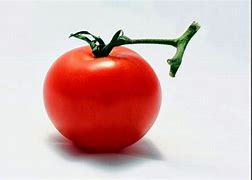
%> input picture data/uji1.jpg, 252 x 180 px
$ octave perhitungan.m   (GNU Octave 9; MATLAB toolbox functions it lacks are replaced by stand-ins)
%> lines starting %> are read from the running program, lines starting %| are printed output that depends on the picture; long printed decimals are rounded
clear
clc
close all

%Menghitung nilai HIS
A= imread ('uji1.jpg');
%> A is the input picture: size 180x252x3 uint8; mean R, G, B 215.2, 181.5, 179.9
RGB = im2double(A);
Red= RGB(:,:,1);
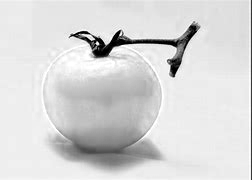
%> Red: size 180x252 double; min 0, max 1, mean 0.844
Green= RGB(:,:,2);
Blue= RGB(:,:,3);
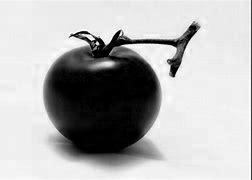
%> Blue: size 180x252 double; min 0, max 1, mean 0.706
%Nilai Hue
atas=1/2*((Red-Green)+(Red-Blue));
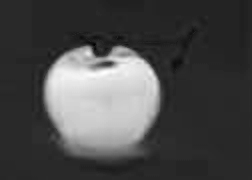
%> atas: size 180x252 double; min -0.184, max 0.908, mean 0.135; drawn with min black and max white
bawah=((Red-Green).^2+((Red-Blue).*(Green-Blue))).^0.5;
teta = acosd(atas./(bawah));
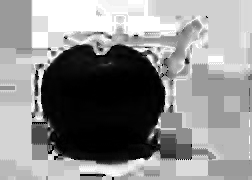
%> teta: size 180x252 double; 0.4% of the values are NaN or infinite; the others: min 0, max 180, mean 99.91; drawn with min black, max white, NaN and infinite black
if Blue >= Green
    H = 360 - teta;
else
    H = teta;
end

H = H/360;
[r c] = size(H);
%> r = 180; c = 252
for i=1 : r
    for j=1 : c
        z = H(i,j);
        z(isnan(z)) = 0; %isnan adalah is not none artinya jika bukan angka dia akan memberi 0
        H(i,j) = z;
    end
end
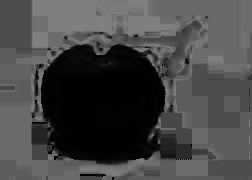
%> H: size 180x252 double; min 0, max 0.5, mean 0.276
%> after the loop, z = 0.333
%Nilai S
S=1-(3./(sum(RGB,3))).*min(RGB,[],3);
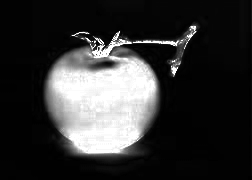
%> S: size 180x252 double; min -2.22e-16, max 1, mean 0.205; drawn with min black and max white
[r c] = size(S);
for i=1 : r
    for j=1 : c
        z = S(i,j);
        z(isnan(z)) = 0;
        S(i,j) = z;
    end
end
%> after the loop, z = 0.0118
%Nilai I
I=(Red+Green+Blue)/3;
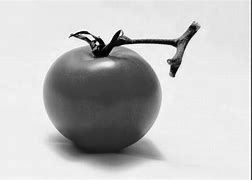
%> I: size 180x252 double; min 0.00131, max 0.999, mean 0.754
disp (S)

%Nilai Mean,Varian Range
RGB= im2double(A);
Red= RGB(:,:,1);
Green= RGB(:,:,2);
Blue= RGB(:,:,3);
%Hue
atas=1/2*((Red-Green)+(Red-Blue));
bawah=((Red-Green).^2+((Red-Blue).*(Green-Blue))).^0.5;
teta = acosd(atas./(bawah));
if Blue >= Green
    H = 360 - teta;
else
    H = teta;
end

H = H/360;
[r c] = size(H);
for i=1 : r
    for j=1 : c
        z = H(i,j);
        z(isnan(z)) = 0; %isnan adalah is not none artinya jika bukan angka dia akan memberi 0
        H(i,j) = z;
    end
end
%> after the loop, z = 0.333
%S
S=1-(3./(sum(RGB,3))).*min(RGB,[],3);
[r c] = size(S);
for i=1 : r
    for j=1 : c
        z = S(i,j);
        z(isnan(z)) = 0;
        S(i,j) = z;
    end
end
%> after the loop, z = 0.0118
%I
I=(Red+Green+Blue)/3;

MeanR = mean2(Red);
%> MeanR = 0.844
MeanG = mean2(Green);
%> MeanG = 0.712
MeanB = mean2(Blue);
%> MeanB = 0.706
MeanH = mean2(H);
%> MeanH = 0.276
MeanS = mean2(S);
%> MeanS = 0.205
MeanI = mean2(I);
%> MeanI = 0.754
VarRed = var(Red(:)); VarGreen = var(Green(:)); VarBlue = var(Blue(:));
%> after `VarRed = var(Red(:))`: VarRed = 0.0282
%> after `VarGreen = var(Green(:))`: VarGreen = 0.122
%> after `VarBlue = var(Blue(:))`: VarBlue = 0.135
VarH = var(H(:)); VarS = var(S(:)); VarI = var(I(:));
%> after `VarH = var(H(:))`: VarH = 0.0308
%> after `VarS = var(S(:))`: VarS = 0.124
%> after `VarI = var(I(:))`: VarI = 0.0774
RangeR = ((max(max(Red)))-(min(min(Red))));
%> RangeR = 1
RangeG = ((max(max(Green)))-(min(min(Green))));
%> RangeG = 1
RangeB = ((max(max(Blue)))-(min(min(Blue))));
%> RangeB = 1
RangeH = ((max(max(H)))-(min(min(H))));
%> RangeH = 0.5
RangeS = ((max(max(S)))-(min(min(S))));
%> RangeS = 1
RangeI = ((max(max(I)))-(min(min(I))));
%> RangeI = 0.997
disp (MeanR)
%| 0.8439
disp (MeanG)
%| 0.7117
disp (MeanB)
%| 0.7057
disp (MeanH)
%| 0.2764
disp (MeanS)
%| 0.2050
disp (MeanI)
%| 0.7538

$ run again, with data/matang.jpg copied over data/uji1.jpg
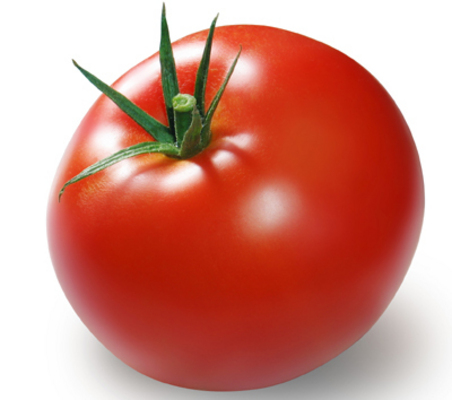
%> input picture data/matang.jpg, 452 x 400 px
%> A is the input picture: size 400x452x3 uint8; mean R, G, B 207.6, 138.6, 126.7
%> after the loop `for i=1 : r`:
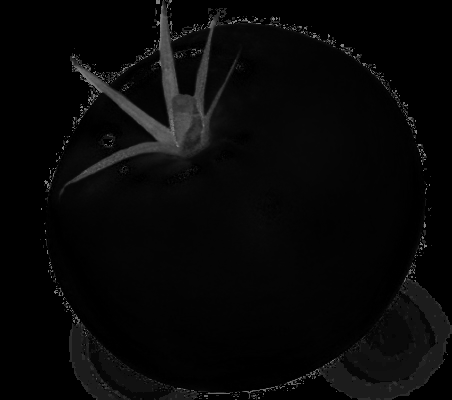
%> H: size 400x452 double; min 0, max 0.5, mean 0.0312
%> after the loop `for i=1 : r`: z = 0
%> `I=(Red+Green+Blue)/3;`:
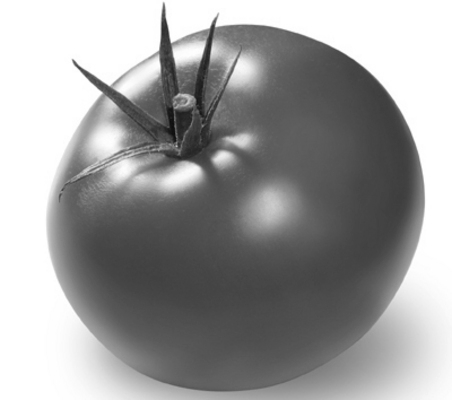
%> I: size 400x452 double; min 0.0458, max 1, mean 0.618
%> MeanR = 0.814
%> MeanG = 0.543
%> MeanB = 0.497
%> MeanH = 0.0312
%> MeanS = 0.356
%> MeanI = 0.618
%> VarRed = 0.0299
%> VarGreen = 0.138
%> VarBlue = 0.167
%> VarH = 0.00434
%> VarS = 0.128
%> VarI = 0.0934
%> RangeR = 0.969
%> RangeG = 0.949
%> RangeB = 1
%> RangeH = 0.5
%> RangeS = 1
%> RangeI = 0.954
%| 0.8143
%| 0.5434
%| 0.4971
%| 0.03121
%| 0.3556
%| 0.6183
